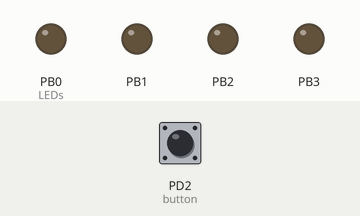
Simulated run of this program. Board: ATmega328P, built with avr-gcc and emulated at 16 MHz. On the bench: output pins drawn as LEDs (lit = HIGH). Inputs (shaded band) come from the test bench; at power-on: PD2 (button) HIGH.

Above: at 1.2 s.
1.3 s: PD2 (button) pulled LOW for 0.15 s
At 2.4 s:
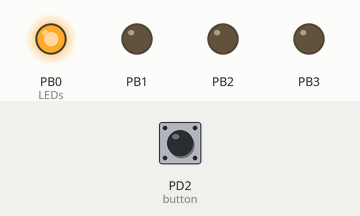
2.9 s: PD2 (button) pulled LOW for 1 s
At 3.6 s:
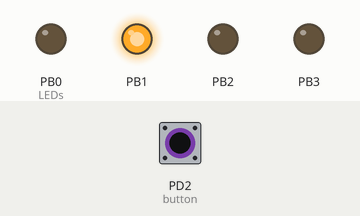
5.4 s: PD2 (button) pulled LOW for 0.15 s
At 6.6 s:
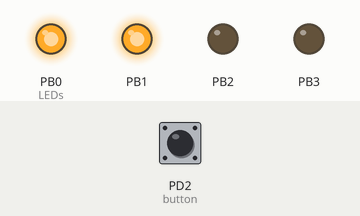
7.0 s: PD2 (button) pulled LOW for 3.2 s
At 7.9 s:
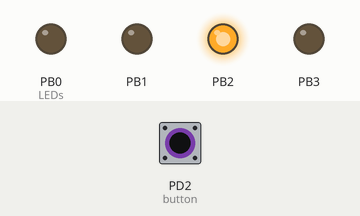
11.7 s: PD2 (button) pulled LOW for 0.15 s
At 12.7 s:
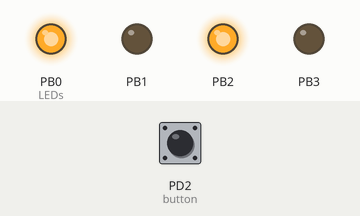
13.3 s: PD2 (button) pulled LOW for 1 s
At 13.9 s:
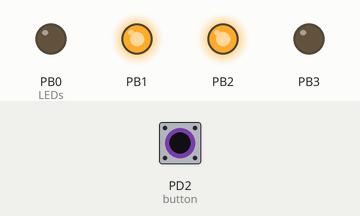
Timing chart, 0 to 16.3 s (numbered marks = the images above; inputs shaded):
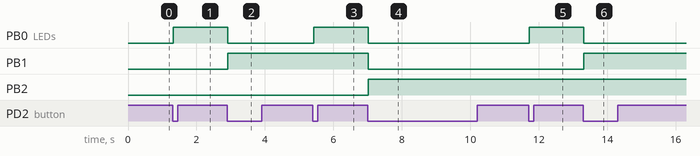

Measured:
- after the input at 1.3 s, PB0 (LEDs): LOW → HIGH at once
- after the input at 2.9 s, PB0 (LEDs): HIGH → LOW at once; PB1: LOW → HIGH at once
- after the input at 5.4 s, PB0 (LEDs): LOW → HIGH at once
- after the input at 7.0 s, PB0 (LEDs), PB1: HIGH → LOW at once; PB2: LOW → HIGH at once
- after the input at 11.7 s, PB0 (LEDs): LOW → HIGH at once
- after the input at 13.3 s, PB0 (LEDs): HIGH → LOW at once; PB1: LOW → HIGH at once

The program:

main.c
```c
/*
 * 4_bit_binary_count.c
 *
 * Created: 28-06-2026 18:39:28
 * Author : User
 */

#define F_CPU 16000000UL
#include <avr/io.h>
#include <util/delay.h>


void Init_pins()
{
	DDRD &= ~(1<< DDD2);                                             // Set PD2 as input for button : Enable pull up resistor
	PORTD |=(1<< PORTD2);

	DDRB |= (1<< DDB0)|(1<< DDB1)|(1<< DDB2)|(1<< DDB3);             // Set PB0,PB1,PB2,PB3 as output for LEDs
	PORTB&= ~((1<< PORTB0)|(1<< PORTB1)|(1<< PORTB2)|(1<< PORTB3));  // Set LEDs as LOW
}

uint8_t count=0;

void Update_count()
{

	count++;
	if(count > 15)
	{
		count = 0;
	}
	PORTB = count & 0x0F;
}

int main(void)
{

	Init_pins();  // Initialize pins


	uint8_t prev_state=1, current_state;  // Variables for edge detection

	while (1)
	{
		current_state = (PIND >>2)&1;

		if(prev_state==1 && current_state==0)  // If Edge detected
		{

			_delay_ms(20);            // wait for bounce to settle


			if(!(PIND&(1<<PIND2)))    // re-check button state
			{
				Update_count();
			}

		}

		prev_state= current_state;   // Reset state


	}
}
```
